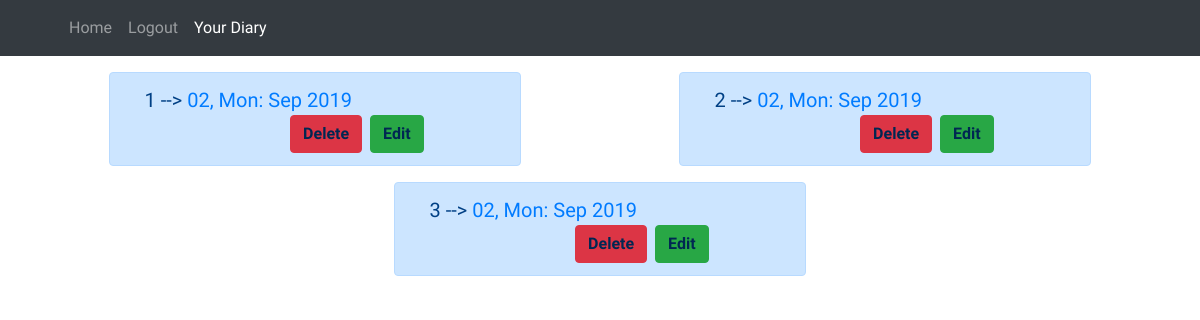
The page /list/ (signed in) on the database as committed earlier.
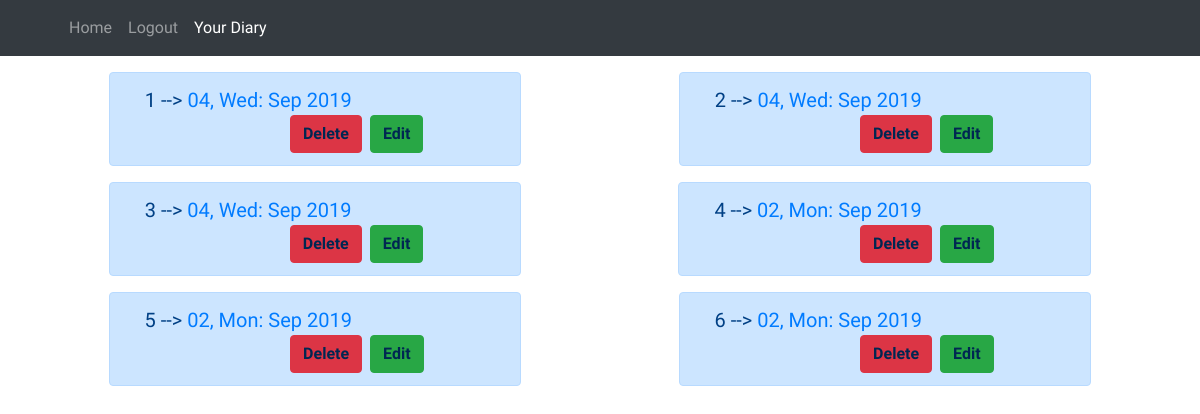
The same page on the database as committed later.
### life/models.py (models this page shows)
class DiaryModel(models.Model):
	user = models.ForeignKey(User, on_delete=models.CASCADE, null=True, blank=True)
	your_day = models.TextField()
	timestamp = models.DateTimeField(auto_now_add=True)
	adventure = models.TextField(null=True, blank=True)
	def __str__(self):
		return str(self.user) + ' on ' + str(self.timestamp.strftime('%d/%m/%Y'))
	def get_absolute_url(self):
		return reverse('detail', kwargs={'pk': self.pk})
	class Meta:
		ordering = ['-timestamp']

### life/views.py (the view)
# urls.py: path('list/', DiaryListView.as_view(), name='list'),
class DiaryListView(ListView):
	template_name = "life/list.html"
	context_object_name = 'object'
	def get_queryset(self, *args, **kwargs):
		request = self.request
		queryset = DiaryModel.objects.filter(user=request.user)
		print(queryset)
		return queryset

### life/templates/life/list.html
{% extends "base.html" %}
{% block content %}
      <div class="row">
        {% for obj in object %}
          <div class="alert alert-primary mx-auto" role="alert">
            <div class="col-12 col-lg-10 order-1">
            <p class="lead d-inline">{{ forloop.counter }} --> <a href="{{ obj.get_absolute_url }}" class="lead mb-4">{{ obj.timestamp|date:"d, D: M Y" }}</a></p>
            <div class="text-right float-right"><a href="{% url 'delete' pk=obj.pk %}" class="alert-link btn btn-danger mr-2">Delete</a><a href="{% url 'update' pk=obj.pk %}" class="alert-link btn btn-success">Edit</a></div>
          </div>
        </div>
        {% endfor %}
      </div>
{% endblock content %}

### templates/base.html (shortened to what this page needs)
{% load static %}
<!DOCTYPE html>
    <html lang="en">
    <head>
      {% include 'base/css.html' %}
    </head>
    <body class="loader">
      {% include 'base/navbar.html' with brand_name='Diary' %}
      <div class="container">
      {% block content %}{% endblock content %}
      </div>
    </body>
  </html>

### templates/base/css.html (shortened to what this page needs)
{% load static %}
<link rel="stylesheet" href="https://maxcdn.bootstrapcdn.com/bootstrap/4.0.0-beta/css/bootstrap.min.css">
<link rel="stylesheet" href="//cdn.jsdelivr.net/npm/medium-editor@latest/dist/css/medium-editor.min.css" type="text/css" media="screen" charset="utf-8">
<link rel="stylesheet" href="{% static 'css/main.css' %}">

### templates/base/navbar.html (shortened to what this page needs)
{% url "home" as home_url %}
{% url 'login' as login_url %}
{% url 'logout' as logout_url %}
{% url 'list' as list_url %}
{% load octicons %}
<nav class="navbar navbar-expand-lg navbar-dark bg-dark mb-3">
  <div class="container loader">
  <div class="collapse navbar-collapse" id="navbarSupportedContent">
    <ul class="navbar-nav mr-auto">
      <li class="nav-item">
        <a class="nav-link {% if request.path == home_url %}active{% endif %}" href="{{ home_url }}">Home <span class="sr-only">(current)</span></a>
      </li>
      {% if request.user.is_authenticated %}
          <li class="nav-item">
        <a class="nav-link {% if request.path == login_url %}active{% endif %}" href="{{ logout_url }}">Logout <span class="sr-only">(current)</span></a>
      </li>
      <li class="nav-item">
        <a class="nav-link {% if request.path == list_url %}active{% endif %}" href="{{ list_url }}">Your Diary<span class="sr-only">(current)</span></a>
      </li>
      {% endif %}
    </ul>
  </div>
  </div>
</nav>

### templates/base/js.html (shortened to what this page needs)
{% load static %}

### static_my_proj/css/main.css (style rules this page uses)
body { font-family: 'Russo One', sans-serif; }
.loader { filter:hue-rotate(0deg); color: linear-gradient(45deg,#0f8,#08f); animation:hue 5000ms infinite linear; }

Rows that differ between the two databases and show on the page:
added DiaryModel: timestamp "04, Wed: Sep 2019"
added DiaryModel: timestamp "04, Wed: Sep 2019"
added DiaryModel: timestamp "04, Wed: Sep 2019"
